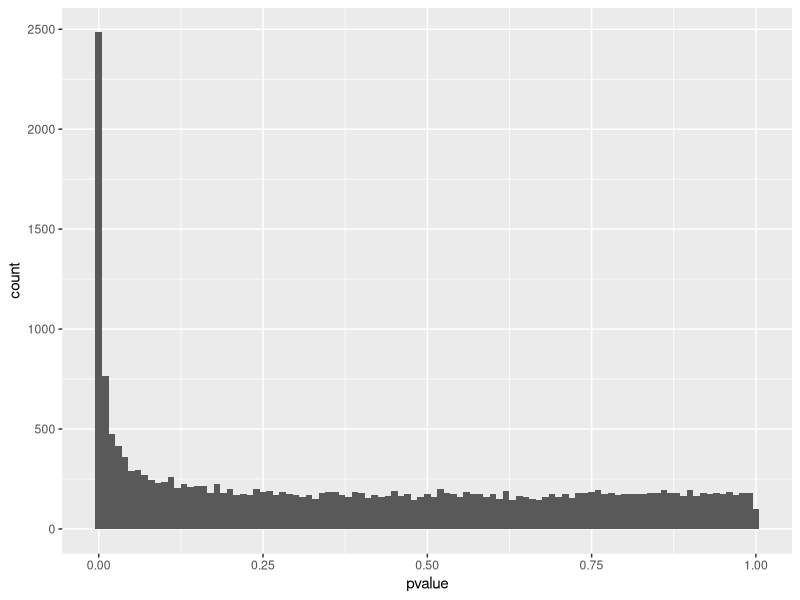
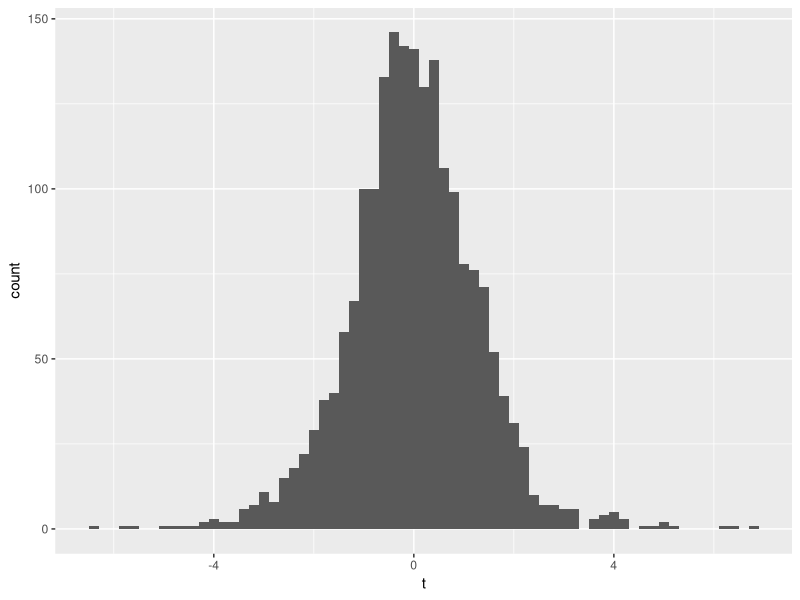
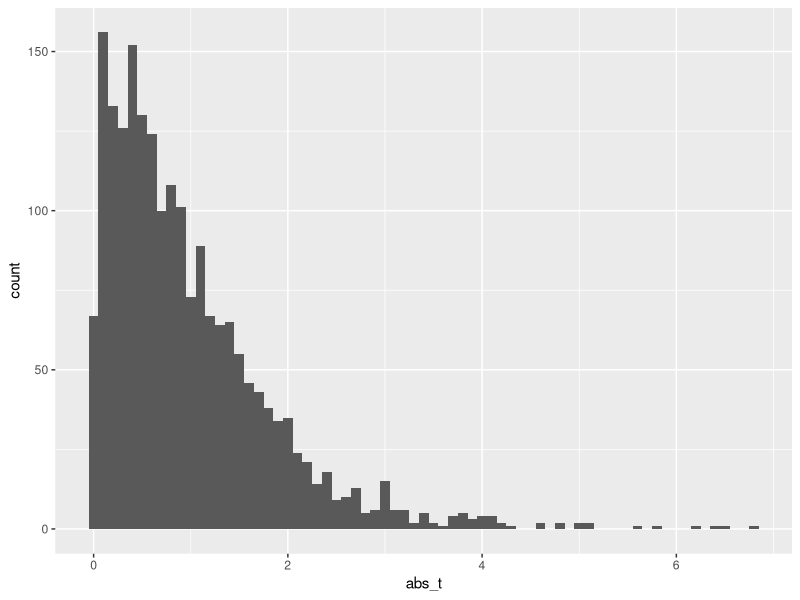
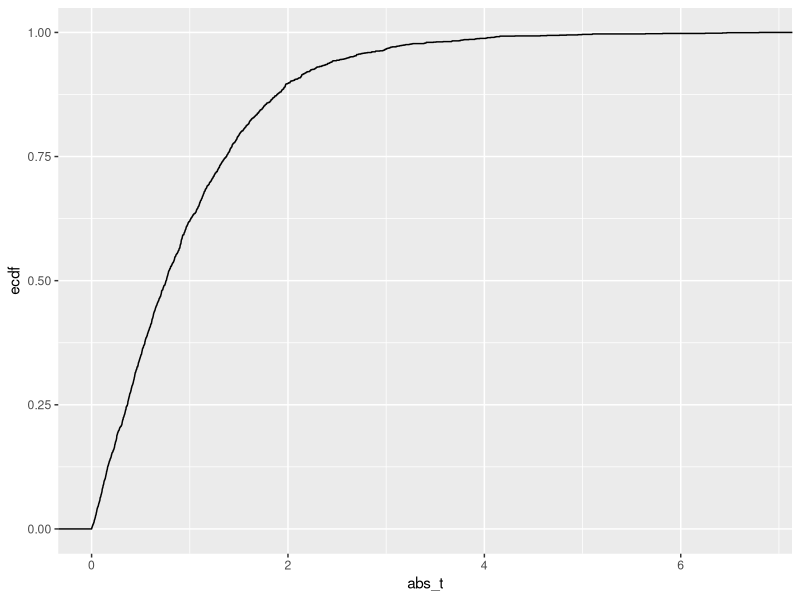
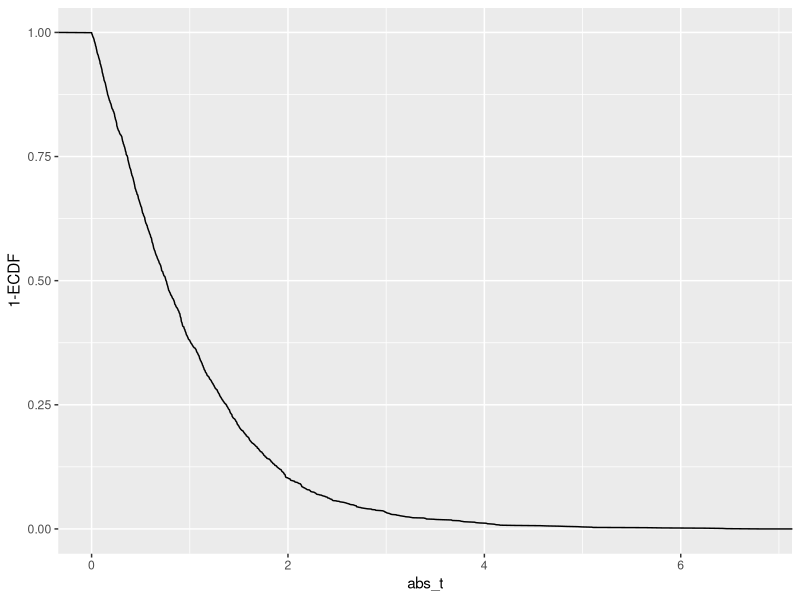
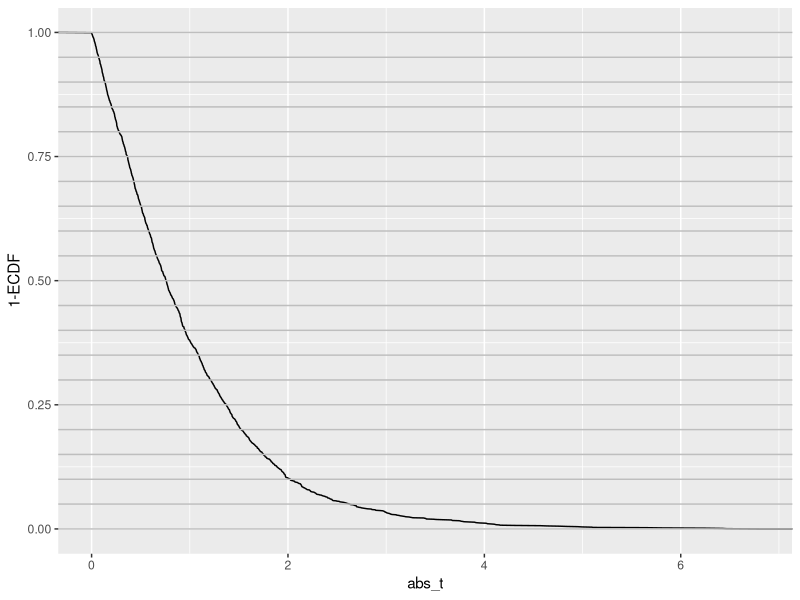
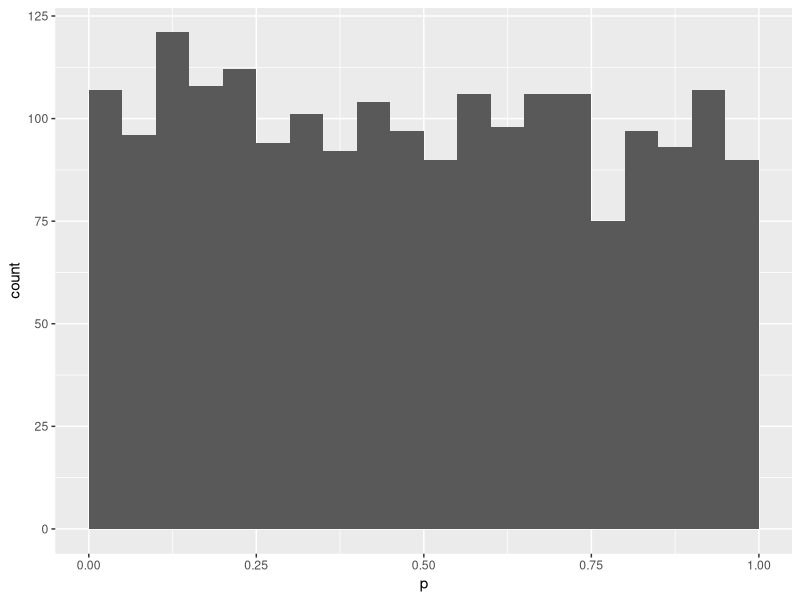
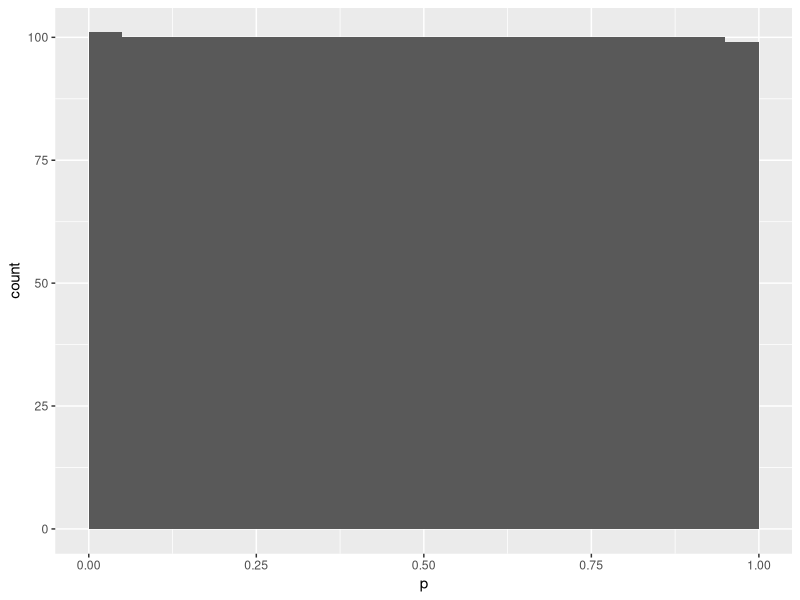

Source code (R) for these figures, in order:
## ---- chunk 1
### HERE SHOULD BE CODE FOR LOADING THE DATA
## ---- chunk 2
library(knitr)
library(tidyverse)
# Read the CSV file with the generated p_values for each gene
gene_pvalues <- read.csv("data/DEG_pvalues.csv")
# Check the first few rows 

kable(head(gene_pvalues), caption = "Table 1: P_Values for each analysed gene")
## ---- chunk 3
gene_pvalues %>% 
  ggplot(aes(x=pvalue))+
  geom_histogram(binwidth=0.01)
## ---- chunk 4
set.seed(55)
ts <- rt(2000, df=5)
data.frame(t=ts) %>% 
  ggplot(aes(x=t))+
  geom_histogram(binwidth=0.2)+
  labs(main="Null distribution of t")
## ---- chunk 5
abs_t <- abs(ts)# take their absolute values
data.frame(abs_t=abs_t) %>% 
  ggplot(aes(x=abs_t))+
  geom_histogram(binwidth=0.1)+
  labs(main="Null distribution of |t|")
## ---- chunk 6
data.frame(abs_t = abs_t) %>% 
  ggplot(aes(x=abs_t))+
  stat_ecdf()
## ---- chunk 7
data.frame(abs_t = abs_t) %>% 
  ggplot(aes(x=abs_t))+
  geom_line(aes(y = 1 - ..y..), stat='ecdf')+
  labs(y="1-ECDF")
## ---- chunk 8
data.frame(abs_t = abs_t) %>% 
  ggplot(aes(x=abs_t))+
  geom_line(aes(y = 1 - ..y..), stat='ecdf')+
  labs(y="1-ECDF")+
  geom_hline(yintercept = seq(0,1,by=0.05),
             col="gray")
## ---- chunk 9
quantile(abs_t, probs=c(0.95,1))
quantile(abs_t, probs=c(0.9,0.95))
## ---- chunk 10
data.frame(abs_t = abs_t) %>% 
  mutate(p = pt(abs_t, df=5,lower.tail=FALSE)*2) %>% 
  ggplot(aes(p))+
  geom_histogram(binwidth=0.05, boundary=0)
## ---- chunk 11
abs_t_vec <- abs_t
data.frame(abs_t = abs_t) %>% 
  rowwise() %>% 
  mutate(p = mean(abs_t>abs_t_vec)) %>% 
  ggplot(aes(p))+
  geom_histogram(binwidth=0.05, boundary=0)
## ---- chunk 12
# Check for NA values in pvalue column
sum(is.na(gene_pvalues$pvalue))
# Exclude NA values
gene_pvalues <- na.omit(gene_pvalues)  # Removes rows with NA values

## ---- chunk 13

# Finding the number of significant differentially expressed genes before false positives correction

alpha <- 0.05
gene_pvalues$pvalue <- as.numeric(as.character(gene_pvalues$pvalue))
significant_hits <- gene_pvalues$pvalue < alpha
significant_genes <- sum(significant_hits)

# Print the number of significant genes
cat(sprintf("%d is the number of significant differentially expressed genes before FWER correction\n", significant_genes))

## ---- chunk 14
alpha=0.1
# Apply Benjamini-Hochberg correction
p_adjusted <- p.adjust(gene_pvalues$pvalue, method = "BH")
significant_bh <- p_adjusted < alpha
Benjamini_Hochberg_genes<-sum(significant_bh) # Number of significant hits after Benjamini-Hochberg correction
Benjamini_Hochberg_genes
## ---- chunk 15
alpha=0.1
# Apply Bonferroni correction
p_adjusted <- p.adjust(gene_pvalues$pvalue, method = "bonferroni")
significant_bonferroni<- p_adjusted < alpha
bonferroni_genes<-sum(significant_bonferroni) # Number of significant hits after bonferroni correction
bonferroni_genes
## ---- chunk 16

alpha <- 0.05
# Apply Bonferroni correction
P_adj_bonf<-p.adjust(gene_pvalues$pvalue, method = "bonferroni")


Bonferroni_genes<-sum(P_adj_bonf<alpha) # Number of significant hits after Benjamini-Hochberg correction

#display the number of genes that pass the FDR threshold
cat(sprintf("%d is the number of significant differentially expressed genes after Bonferroni correction for FWER\n", Bonferroni_genes))

## ---- chunk 17
# Apply Benjamini-Hochberg correction
p_adjusted <- p.adjust(gene_pvalues$pvalue, method = "BH")

# Create a dataframe for plotting
adjusted_data <- data.frame(adjusted_pvalue = p_adjusted)


significant_bh <- p_adjusted < alpha

Benjamini_Hochberg_genes<-sum(significant_bh) # Number of significant hits after Benjamini-Hochberg correction

#display the number of genes that pass the FDR threshold
cat(sprintf("%d is the number of significant differentially expressed genes that pass the FDR threshold\n", Benjamini_Hochberg_genes))

